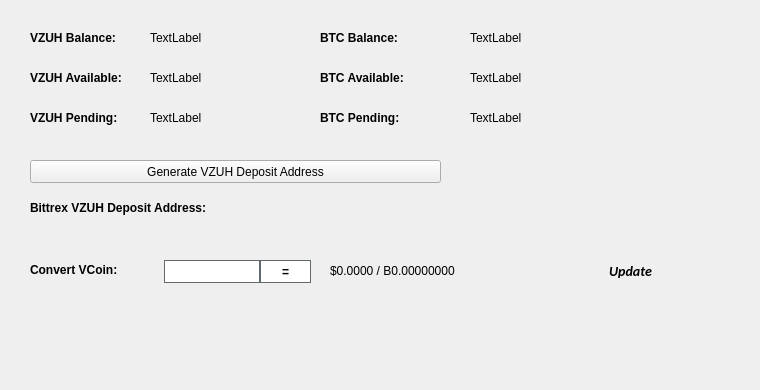
   <widget class="QWidget" name="BalanceTab">
    <attribute name="title">
     <string>Balance</string>
    </attribute>
    <widget class="QLabel" name="BitcoinBalanceLabel">
     <property name="geometry">
      <rect>
       <x>470</x>
       <y>30</y>
       <width>150</width>
       <height>16</height>
      </rect>
     </property>
     <property name="text">
      <string>TextLabel</string>
     </property>
    </widget>
    <widget class="QLabel" name="VZUHBalanceLabel">
     <property name="geometry">
      <rect>
       <x>150</x>
       <y>30</y>
       <width>150</width>
       <height>16</height>
      </rect>
     </property>
     <property name="text">
      <string>TextLabel</string>
     </property>
    </widget>
    <widget class="QLabel" name="label_11">
     <property name="geometry">
      <rect>
       <x>30</x>
       <y>30</y>
       <width>101</width>
       <height>16</height>
      </rect>
     </property>
     <property name="font">
      <font>
       <weight>75</weight>
       <bold>true</bold>
      </font>
     </property>
     <property name="text">
      <string>VZUH Balance:</string>
     </property>
    </widget>
    <widget class="QLabel" name="label_12">
     <property name="geometry">
      <rect>
       <x>320</x>
       <y>30</y>
       <width>101</width>
       <height>16</height>
      </rect>
     </property>
     <property name="font">
      <font>
       <weight>75</weight>
       <bold>true</bold>
      </font>
     </property>
     <property name="text">
      <string>BTC Balance:</string>
     </property>
    </widget>
    <widget class="QLabel" name="VZUHAvailableLabel_2">
     <property name="geometry">
      <rect>
       <x>150</x>
       <y>70</y>
       <width>150</width>
       <height>16</height>
      </rect>
     </property>
     <property name="text">
      <string>TextLabel</string>
     </property>
    </widget>
    <widget class="QLabel" name="label_13">
     <property name="geometry">
      <rect>
       <x>30</x>
       <y>70</y>
       <width>111</width>
       <height>16</height>
      </rect>
     </property>
     <property name="font">
      <font>
       <weight>75</weight>
       <bold>true</bold>
      </font>
     </property>
     <property name="text">
      <string>VZUH Available:</string>
     </property>
    </widget>
    <widget class="QLabel" name="label_14">
     <property name="geometry">
      <rect>
       <x>30</x>
       <y>110</y>
       <width>101</width>
       <height>16</height>
      </rect>
     </property>
     <property name="font">
      <font>
       <weight>75</weight>
       <bold>true</bold>
      </font>
     </property>
     <property name="text">
      <string>VZUH Pending:</string>
     </property>
    </widget>
    <widget class="QLabel" name="VZUHPendingLabel">
     <property name="geometry">
      <rect>
       <x>150</x>
       <y>110</y>
       <width>150</width>
       <height>16</height>
      </rect>
     </property>
     <property name="text">
      <string>TextLabel</string>
     </property>
    </widget>
    <widget class="QLabel" name="label_15">
     <property name="geometry">
      <rect>
       <x>320</x>
       <y>70</y>
       <width>111</width>
       <height>16</height>
      </rect>
     </property>
     <property name="font">
      <font>
       <weight>75</weight>
       <bold>true</bold>
      </font>
     </property>
     <property name="text">
      <string>BTC Available:</string>
     </property>
    </widget>
    <widget class="QLabel" name="BitcoinAvailableLabel">
     <property name="geometry">
      <rect>
       <x>470</x>
       <y>70</y>
       <width>150</width>
       <height>16</height>
      </rect>
     </property>
     <property name="text">
      <string>TextLabel</string>
     </property>
    </widget>
    <widget class="QLabel" name="label_31">
     <property name="geometry">
      <rect>
       <x>320</x>
       <y>110</y>
       <width>111</width>
       <height>16</height>
      </rect>
     </property>
     <property name="font">
      <font>
       <weight>75</weight>
       <bold>true</bold>
      </font>
     </property>
     <property name="text">
      <string>BTC Pending:</string>
     </property>
    </widget>
    <widget class="QLabel" name="BitcoinPendingLabel">
     <property name="geometry">
      <rect>
       <x>470</x>
       <y>110</y>
       <width>150</width>
       <height>16</height>
      </rect>
     </property>
     <property name="text">
      <string>TextLabel</string>
     </property>
    </widget>
    <widget class="QLabel" name="label_33">
     <property name="geometry">
      <rect>
       <x>30</x>
       <y>200</y>
       <width>221</width>
       <height>16</height>
      </rect>
     </property>
     <property name="font">
      <font>
       <weight>75</weight>
       <bold>true</bold>
      </font>
     </property>
     <property name="text">
      <string>Bittrex VZUH Deposit Address:</string>
     </property>
    </widget>
    <widget class="QPushButton" name="GenDepositBTN">
     <property name="geometry">
      <rect>
       <x>30</x>
       <y>160</y>
       <width>411</width>
       <height>23</height>
      </rect>
     </property>
     <property name="text">
      <string>Generate VZUH Deposit Address</string>
     </property>
     <property name="icon">
      <iconset resource="../vzuh.qrc">
       <normaloff>:/icons/bitcoin</normaloff>:/icons/bitcoin</iconset>
     </property>
    </widget>
    <widget class="QLabel" name="DepositAddressLabel">
     <property name="geometry">
      <rect>
       <x>200</x>
       <y>200</y>
       <width>261</width>
       <height>16</height>
      </rect>
     </property>
     <property name="palette">
      <palette>
       <active>
        <colorrole role="WindowText">
         <brush brushstyle="SolidPattern">
          <color alpha="255">
           <red>0</red>
           <green>0</green>
           <blue>0</blue>
          </color>
         </brush>
        </colorrole>
        <colorrole role="Text">
         <brush brushstyle="SolidPattern">
          <color alpha="255">
           <red>0</red>
           <green>0</green>
           <blue>255</blue>
          </color>
         </brush>
        </colorrole>
       </active>
       <inactive>
        <colorrole role="WindowText">
         <brush brushstyle="SolidPattern">
          <color alpha="255">
           <red>0</red>
           <green>0</green>
           <blue>0</blue>
          </color>
         </brush>
        </colorrole>
        <colorrole role="Text">
         <brush brushstyle="SolidPattern">
          <color alpha="255">
           <red>0</red>
           <green>0</green>
           <blue>255</blue>
          </color>
         </brush>
        </colorrole>
       </inactive>
       <disabled>
        <colorrole role="WindowText">
         <brush brushstyle="SolidPattern">
          <color alpha="255">
           <red>120</red>
           <green>120</green>
           <blue>120</blue>
          </color>
         </brush>
        </colorrole>
        <colorrole role="Text">
         <brush brushstyle="SolidPattern">
          <color alpha="255">
           <red>120</red>
           <green>120</green>
           <blue>120</blue>
          </color>
         </brush>
        </colorrole>
       </disabled>
      </palette>
     </property>
     <property name="font">
      <font>
       <weight>75</weight>
       <bold>true</bold>
      </font>
     </property>
     <property name="text">
      <string/>
     </property>
     <property name="alignment">
      <set>Qt::AlignRight|Qt::AlignTrailing|Qt::AlignVCenter</set>
     </property>
     <property name="textInteractionFlags">
      <set>Qt::LinksAccessibleByMouse|Qt::TextSelectableByKeyboard|Qt::TextSelectableByMouse</set>
     </property>
    </widget>
    <widget class="QLabel" name="label_8">
     <property name="geometry">
      <rect>
       <x>460</x>
       <y>300</y>
       <width>281</width>
       <height>81</height>
      </rect>
     </property>
     <property name="text">
      <string/>
     </property>
     <property name="pixmap">
      <pixmap>:/images/bittrex</pixmap>
     </property>
    </widget>
    <widget class="QWidget" name="widgetConversion" native="true">
     <property name="geometry">
      <rect>
       <x>0</x>
       <y>250</y>
       <width>751</width>
       <height>43</height>
      </rect>
     </property>
     <property name="minimumSize">
      <size>
       <width>0</width>
       <height>43</height>
      </size>
     </property>
     <property name="styleSheet">
      <string notr="true"/>
     </property>
     <widget class="QPushButton" name="btnUpdateMarketData">
      <property name="geometry">
       <rect>
        <x>575</x>
        <y>0</y>
        <width>111</width>
        <height>41</height>
       </rect>
      </property>
      <property name="sizePolicy">
       <sizepolicy hsizetype="Expanding" vsizetype="Expanding">
        <horstretch>0</horstretch>
        <verstretch>0</verstretch>
       </sizepolicy>
      </property>
      <property name="font">
       <font>
        <family>calibri</family>
        <pointsize>-1</pointsize>
        <weight>75</weight>
        <italic>true</italic>
        <bold>true</bold>
       </font>
      </property>
      <property name="styleSheet">
       <string notr="true">margin:0px;text-align:center;padding:2px;border-radius:3px;font-style:italic;width:100px;font-size:14px;font-family:calibri;font-weight:600;</string>
      </property>
      <property name="text">
       <string>Update</string>
      </property>
      <property name="iconSize">
       <size>
        <width>150</width>
        <height>35</height>
       </size>
      </property>
      <property name="autoDefault">
       <bool>true</bool>
      </property>
      <property name="default">
       <bool>true</bool>
      </property>
     </widget>
     <widget class="QLabel" name="lblConvertVCoin">
      <property name="geometry">
       <rect>
        <x>30</x>
        <y>10</y>
        <width>131</width>
        <height>20</height>
       </rect>
      </property>
      <property name="styleSheet">
       <string notr="true"/>
      </property>
      <property name="text">
       <string>&lt;html&gt;&lt;head/&gt;&lt;body&gt;&lt;p&gt;&lt;span style=&quot; font-weight:600;&quot;&gt;Convert VCoin:&lt;/span&gt;&lt;/p&gt;&lt;/body&gt;&lt;/html&gt;</string>
      </property>
     </widget>
     <widget class="QLineEdit" name="txtConvertVCoinQty">
      <property name="geometry">
       <rect>
        <x>160</x>
        <y>10</y>
        <width>100</width>
        <height>23</height>
       </rect>
      </property>
      <property name="minimumSize">
       <size>
        <width>100</width>
        <height>23</height>
       </size>
      </property>
      <property name="maximumSize">
       <size>
        <width>100</width>
        <height>16777215</height>
       </size>
      </property>
      <property name="styleSheet">
       <string notr="true">border: 1px solid #61696c;margin-left:4px;</string>
      </property>
     </widget>
     <widget class="QPushButton" name="btnConvertVZUH">
      <property name="geometry">
       <rect>
        <x>260</x>
        <y>10</y>
        <width>51</width>
        <height>23</height>
       </rect>
      </property>
      <property name="minimumSize">
       <size>
        <width>0</width>
        <height>23</height>
       </size>
      </property>
      <property name="styleSheet">
       <string notr="true">border:1px solid #61696c;background:white;font-weight:600;</string>
      </property>
      <property name="text">
       <string>=</string>
      </property>
     </widget>
     <widget class="QLabel" name="lblConvertVCoinResults">
      <property name="geometry">
       <rect>
        <x>330</x>
        <y>0</y>
        <width>201</width>
        <height>41</height>
       </rect>
      </property>
      <property name="styleSheet">
       <string notr="true"/>
      </property>
      <property name="text">
       <string>$0.0000 / B0.00000000</string>
      </property>
     </widget>
     <widget class="QLabel" name="iconOverviewUpdateWait">
      <property name="geometry">
       <rect>
        <x>670</x>
        <y>10</y>
        <width>24</width>
        <height>24</height>
       </rect>
      </property>
      <property name="text">
       <string/>
      </property>
      <property name="pixmap">
       <pixmap resource="../vzuh.qrc">:/icons/transaction_1</pixmap>
      </property>
      <property name="scaledContents">
       <bool>true</bool>
      </property>
      <property name="alignment">
       <set>Qt::AlignCenter</set>
      </property>
     </widget>
    </widget>
   </widget>
